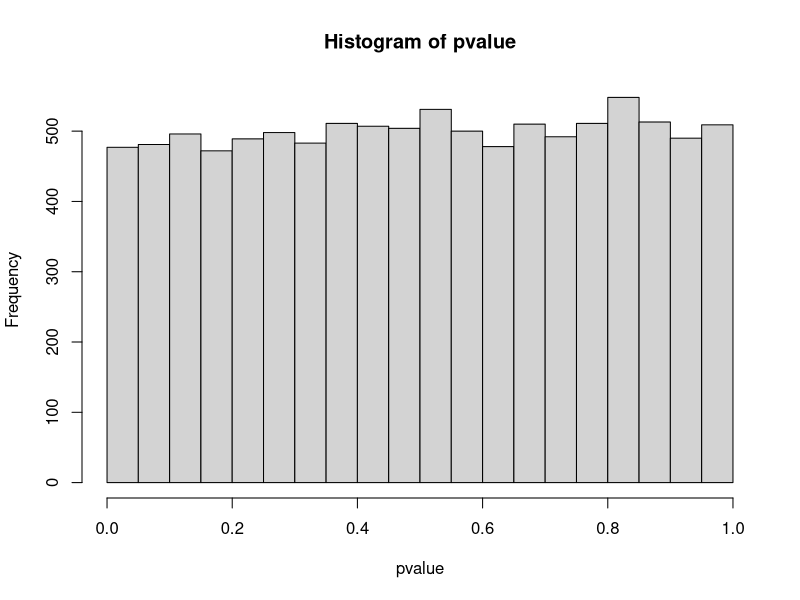
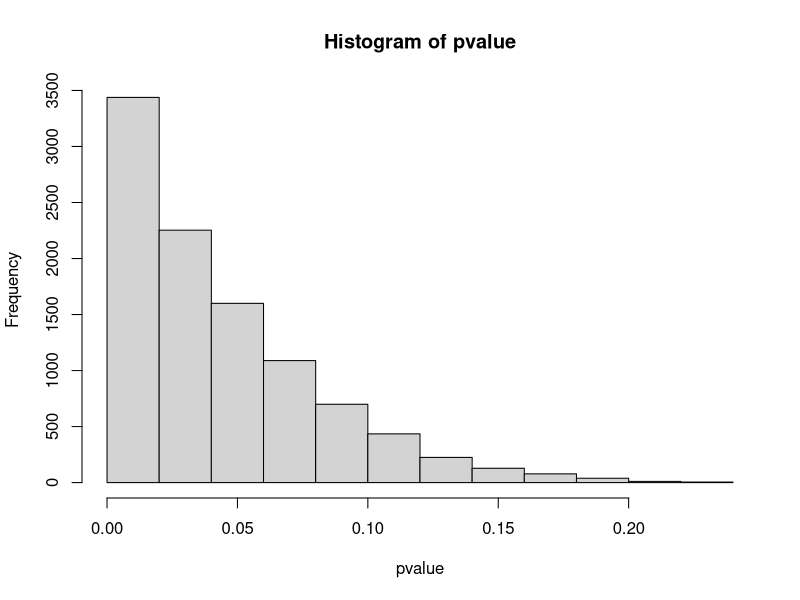
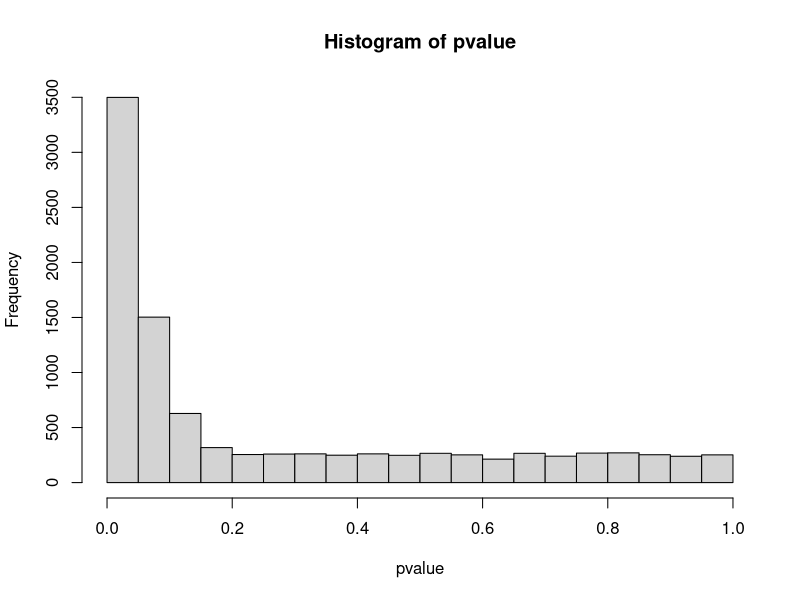
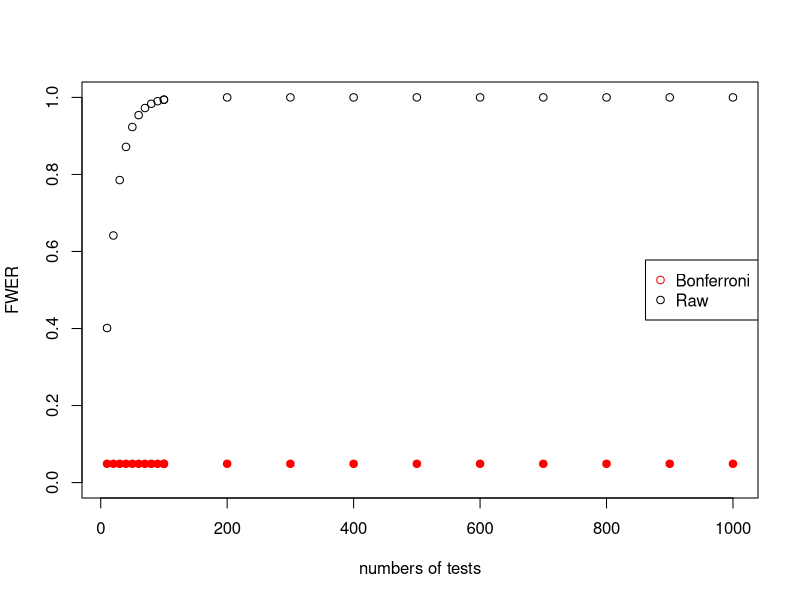
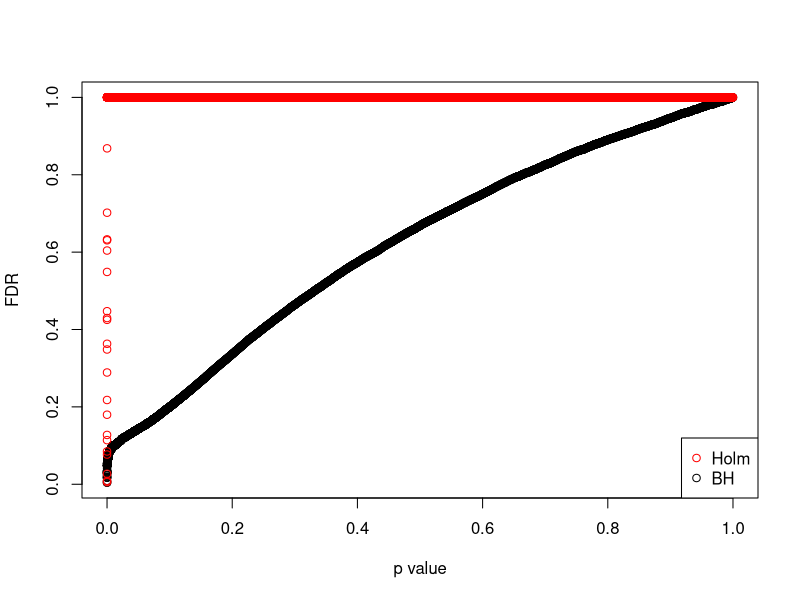
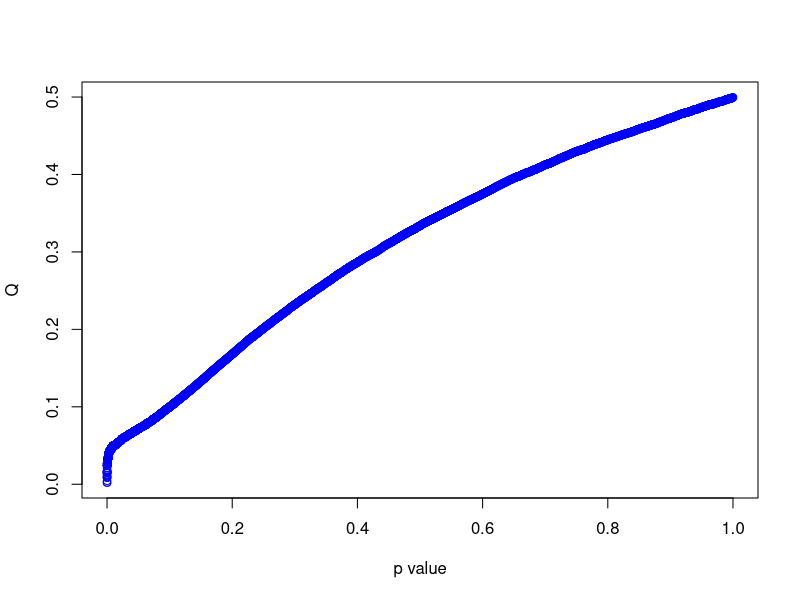
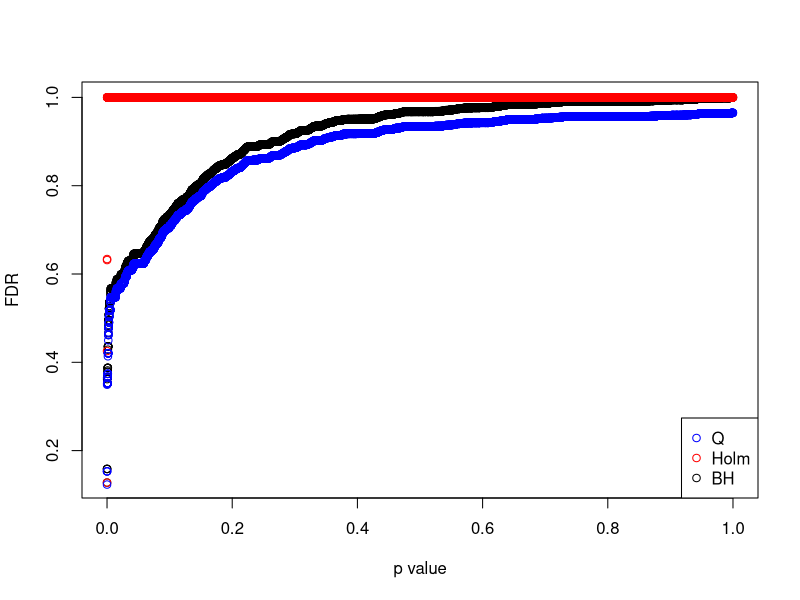

Write R code to recreate these figures, in order.
## ---- chunk 1
# 随机数的10000次比较
set.seed(42)
pvalue <- NULL
for (i in 1:10000){
  a <- rnorm(10)
  b <- rnorm(10)
  c <- t.test(a,b)
  pvalue[i] <- c$p.value
}
# 看下p值分布
hist(pvalue)
# 小于0.05的个数
sum(pvalue<0.05)
# 小于0.0001的个数
sum(pvalue<0.0001)
## ---- chunk 2
set.seed(42)
pvalue <- NULL
for (i in 1:10000){
  a <- rnorm(10,1)
  b <- a+1
  c <- t.test(a,b)
  pvalue[i] <- c$p.value
}
# 看下p值分布
hist(pvalue)
# 小于0.05的个数
sum(pvalue<0.05)
# 小于0.0001的个数
sum(pvalue<0.0001)
## ---- chunk 3
set.seed(42)
pvalue <- NULL
for (i in 1:5000){
  a <- rnorm(10,1)
  b <- a+1
  c <- t.test(a,b)
  pvalue[i] <- c$p.value
}
for (i in 1:5000){
  a <- rnorm(10,1)
  b <- rnorm(10,1)
  c <- t.test(a,b)
  pvalue[i+5000] <- c$p.value
}
# 看下p值分布
hist(pvalue)
# 小于0.05的个数
sum(pvalue<0.05)
# 小于0.0001的个数
sum(pvalue<0.0001)
## ---- chunk 4
# 比较次数
n <- c(1:10 %o% 10^(1:2))
# 整体出现假阳性概率
p0 <- 1-(1-0.05)^n
# Bonferroni方法控制后的整体假阳性概率
p <- 1-(1-0.05/n)^n
# 不进行控制
plot(p0~n,ylim = c(0,1),xlab='numbers of tests',ylab = 'FWER')
# Bonferroni方法控制
points(p~n,pch=19,col='red')
legend('right',c('Bonferroni','Raw'),col = c('red','black'),pch = 1,cex=1)
## ---- chunk 5
# 所有有差异的
R <- sum(pvalue<0.05)
R
# 假阳性
V <- sum(pvalue[5001:10000]<0.05)
V
# 错误发现率
Q <- V/R
Q
## ---- chunk 6
# 所有有差异的
R <- sum(pvalue<0.01)
R
# 假阳性
V <- sum(pvalue[5001:10000]<0.01)
V
# 错误发现率
Q <- V/R
Q
## ---- chunk 7
# BH法控制错误发现率
pbh <- p.adjust(pvalue,method = 'BH')
# holm法控制错误发现率
ph <- p.adjust(pvalue,method = 'holm')
plot(pbh~pvalue,ylab = 'FDR',xlab = 'p value')
points(ph~pvalue,col='red')
legend('bottomright',c('Holm','BH'),col = c('red','black'),pch = 1,cex=1)
## ---- chunk 8
library(qvalue)
q <- qvalue(pvalue)
# Q值
plot(q$qvalues~pvalue,col='blue',ylab = 'Q',xlab = 'p value')
## ---- chunk 9
set.seed(42)
pvalue <- NULL
for (i in 1:500){
  a <- rnorm(10,1)
  b <- a+1
  c <- t.test(a,b)
  pvalue[i] <- c$p.value
}
for (i in 1:9500){
  a <- rnorm(10,1)
  b <- rnorm(10,1)
  c <- t.test(a,b)
  pvalue[i+500] <- c$p.value
}
pbh <- p.adjust(pvalue,method = 'BH')
ph <- p.adjust(pvalue,method = 'holm')
q <- qvalue(pvalue)
plot(pbh~pvalue,ylab = 'FDR',xlab = 'p value')
# Holm 方法
points(ph~pvalue,col='red')
# Q值
points(q$qvalues~pvalue,col='blue')
legend('bottomright',c('Q','Holm','BH'),col = c('blue','red','black'),pch = 1,cex=1)
## ---- chunk 10
set.seed(42)
a <- runif(100,min=0,max=10)+rnorm(100)
b <- a*1.2+rnorm(100)
c <- b*1.2+rnorm(100)
y <- a+b+c+rnorm(100)
## ---- chunk 11
summary(lm(y~a))
summary(lm(y~a+b+c))
